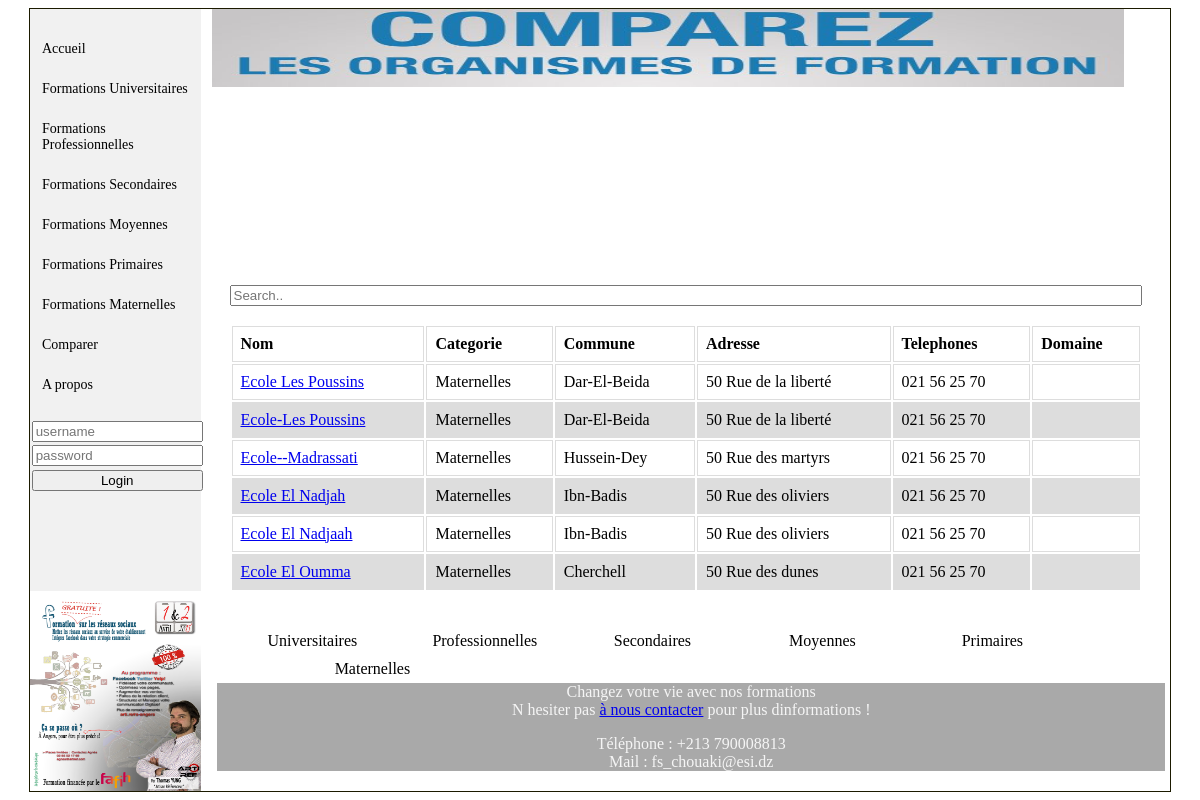
Page /User/Maternelles.php on the committed database.
### tables this page shows
CREATE TABLE IF NOT EXISTS `categorie` (
  `id` int(11) NOT NULL AUTO_INCREMENT,
  `nom` varchar(30) NOT NULL,
  PRIMARY KEY (`id`),
  UNIQUE KEY `nom` (`nom`)
);

CREATE TABLE IF NOT EXISTS `ecole` (
  `id` int(11) NOT NULL AUTO_INCREMENT,
  `nom` varchar(50) NOT NULL,
  `tel` varchar(15) NOT NULL,
  `adresse` varchar(100) NOT NULL,
  `fax` varchar(15) NOT NULL,
  `categorie` int(11) NOT NULL,
  `commune` int(11) NOT NULL,
  `domaine` int(11) DEFAULT NULL,
  `lienAdmin` text,
  `actif` tinyint(4) NOT NULL DEFAULT '1',
  PRIMARY KEY (`id`),
  UNIQUE KEY `nom` (`nom`),
  KEY `categorie` (`categorie`),
  KEY `domaine` (`domaine`),
  KEY `commune` (`commune`)
);

CREATE TABLE IF NOT EXISTS `commune` (
  `id` int(11) NOT NULL AUTO_INCREMENT,
  `nom` varchar(30) NOT NULL,
  `wilaya` int(11) NOT NULL,
  PRIMARY KEY (`id`),
  UNIQUE KEY `nom` (`nom`),
  KEY `wilaya` (`wilaya`)
);

### User/Maternelles.php (called while the page is built)
<?php
require("View/CategorieView.php");
$pageAcceuil = new CategorieView();
$pageAcceuil->afficherHead();
$pageAcceuil->afficherHeader();
$pageAcceuil->afficherMenu();
$pageAcceuil->afficherCorps(6);
$pageAcceuil->afficherPiedDePage();
$pageAcceuil->fermerBody();
?>

### User/Controller/AccueilController.php (called while the page is built)
<?php
require_once ($_SERVER["DOCUMENT_ROOT"]."/ProjetWeb/User/Model/Categorie.php");
require_once ("C:\wamp64\www\ProjetWeb\User\Model\Categorie.php");
class AccueilController
{
    private $categoriesGetter;
    public function __construct()
    {
        $this->categoriesGetter = new Categorie();
    }
    public function getCategories()
    {
        return $this->categoriesGetter->getCategories();
    }
}

### User/Model/Categorie.php (called while the page is built)
<?php
require_once ("bddConnexion.php");
class Categorie
{
    function getCategories()
    {
        $requete = "SELECT * FROM categorie";
        return bddConnexion::execute_query($requete);
    }
}

### User/Model/bddConnexion.php (called while the page is built, shortened)
<?php
class bddConnexion
{
    private static $bdd;
    private static $isConnected = false;
    private static $dbAddress = "mysql:host=localhost;dbname=TDW";
    private static $dbUser = "root";
    private static $dbPassword = "";
    private static function init_connection()
    {
        if(!bddConnexion::$isConnected)
        {
            bddConnexion::$bdd = new PDO(bddConnexion::$dbAddress, bddConnexion::$dbUser, bddConnexion::$dbPassword);
            bddConnexion::$isConnected = true;
        }
    }
    public static function prepare_and_execute_query($requete, $donnees)
    {
        $statement = bddConnexion::$bdd->prepare($requete);
        $statement->execute($donnees);
        return self::fetchAll($statement);
    }
    public static function execute_query($requete)
    {
        return self::prepare_and_execute_query($requete,array());
    }
    private static function fetchAll($resultatRequete)
    {
        if($resultatRequete)
        {
            return $resultatRequete->fetchAll(PDO::FETCH_ASSOC);
        }
        else
        {
            return false;
        }
    }
}

### User/Controller/CategorieController.php (called while the page is built, shortened)
<?php
require_once ($_SERVER["DOCUMENT_ROOT"]."/ProjetWeb/User/Model/Ecole.php");
require_once ($_SERVER["DOCUMENT_ROOT"]."/ProjetWeb/User/Model/Categorie.php");
class CategorieController
{
    public function __construct()
    {
        $this->categoriesGetter = new Ecole();
    }
    public function getEcoles($num)
    {
        return $this->categoriesGetter->getEcoles($num);
    }
}

### User/Model/Ecole.php (called while the page is built)
<?php
require_once ("bddConnexion.php");
class Ecole
{
    function getEcoles($num)
    {
            $requete = "SELECT d.nom as domaine,e.nom as nom, c.nom as categorie, w.nom as wilaya, co.nom as commune, e.adresse, e.tel, e.id FROM ecole e JOIN categorie c on e.categorie = c.id
                        JOIN commune co on co.id = e.commune
                        JOIN wilaya w on w.id = co.wilaya
                        LEFT OUTER JOIN domaine d on d.id = e.domaine
                        WHERE e.categorie =".$num;
        return bddConnexion::execute_query($requete);
    }
}

### User/View/CategorieView.php (the view, shortened to what this page needs)
<?php
require_once ("Controller/CategorieController.php");
require_once ("View/Accueil.php");
class CategorieView extends Accueil
{
    private $controleur;
    public function __construct()
    {
        $this->controleur = new CategorieController();
    }
    public function afficherHead()
    {
        echo '<html>
                <head>
                    <meta charset="utf-8">
                    <meta http-equiv="cache-control" content="no-cache" />
                    <link rel="stylesheet" type="text/css" href="View/Styles/acceuil.css" />
                    <link rel="stylesheet" type="text/css" href="View/Styles/categorie.css" />
                    <script type="text/javascript" src="View/Scripts/sort.js" ></script>
                    <title>Choose Your Formation ! </title>
                </head>
                <body>';
    }
    public function fermerBody()
    {
        echo '
                <script type="text/javascript" src="View/Scripts/jquery-3.3.1.min.js"> </script>
                <script type="text/javascript" src="View/Scripts/search.js"> </script>
                </html>
            ';
    }
    public function afficherCorps($num=null)
    {
        $ecoles = $this->controleur->getEcoles($num);
        $element='<div id="corps">
        <input id="myInput" type="text" placeholder="Search..">
        <br><br>
        <table>
            <thead>
                <tr>
                    <th onclick="sortTable(0)">Nom</th>
                    <th onclick="sortTable(1)">Categorie</th>
                    <th onclick="sortTable(2)">Commune</th>
                    <th onclick="sortTable(3)">Adresse</th>
                    <th onclick="sortTable(4)">Telephones</th>
                    <th onclick="sortTable(5)">Domaine</th>';
        $element.=' </tr>
                    </thead>
                    <tbody id="myTable">';
        foreach ($ecoles as $ecole)
        {
            $element.= ' <tr>
                            <td><a href="../../Tesla" target="_blank">'.$ecole["nom"].'</a></td>
                            <td>'.$ecole["categorie"].'</td>
                            <td>'.$ecole["commune"].'</td>
                            <td>'.$ecole["adresse"].'</td>
                            <td>'.$ecole["tel"].'</td>';
            if($ecole["domaine"]) $element.='<td>'.$ecole["domaine"].'</td>';
            else $element.='<td></td>';
            $element.='</tr>';
        }
        $element.='</tbody> </table> </div>';
        echo $element;
    }
}

### User/View/Accueil.php (shortened to what this page needs)
<?php
require_once ("Controller/AccueilController.php");
class Accueil
{
    private $controleur;
    public function __construct()
    {
        $this->controleur = new AccueilController();
    }
    public function afficherHeader()
    {
        echo "<div id ='head'>";
            $this->afficherLogo();
            $this->afficherDiaporama();
        echo "</div>";
    }
    public function afficherLogo()
    {
        echo '  <div id="entete">
                    <img id="logo" src="View/Images/logo.jpg"/>
                </div>';
    }
    public function afficherDiaporama()
    {
        echo '    <div id="diaporama">
                </div>';
    }
    public function afficherMenu()
    {
        $categoriesEcole = $this->controleur->getCategories();
        $element= '
                <div id="aside" width="100%">
                    <div class="menu">
                        <ul >
                             <li><a href="index.php">Accueil</a></li>';
                            foreach ($categoriesEcole as $categorie)
                            {
                                $element.='
                                <li><a href="'.$categorie["nom"].'">Formations '.$categorie["nom"].'</a> </li>';
                            }
                            $element.=' <li><a href="comparer">Comparer</a></li>
                                        <li><a href="#">A propos</a></li>
                        </ul>
                    </div>
                    <div id="zonePub">
                        <img id ="photo_pub" src="View/Images/publicite.jpg"/>
                    </div>
                ';
        if(!isset($_SESSION["username"]) || empty($_SESSION["username"]))
        {
            $element.="<div id='connexionDiv'>
                            <form id='connexionForm' action='Controller/login.php' method='post'>
                                <input type='text' name='username' placeholder='username' class='connexionInput'>
                                <input type='text' name='password' placeholder='password' class='connexionInput'>
                                <input type='submit' value='Login' class='connexionInput'>
                            </form>
                        </div>";
        }
        else
        {
            $element.="<div id='connexionDiv'>
                            <form id='connexionForm' action='Controller/logout.php' method='post'>
                                <input type='submit' value='logout' class='connexionInput'>
                            </form>
                        </div>";
        }
        $element.='</div>';
        echo $element;
    }
    public function afficherPiedDePage()
    {
        $categoriesEcole = $this->controleur->getCategories();
        echo '
                <div id=\'pied_de_page\'>
                <div id="formationsPiedDePage">
                    <ul >';
                    foreach ($categoriesEcole as $categorie) {
                        echo '<li><a href="'.$categorie["nom"].'">'.$categorie["nom"].'</a> </li>';
                    }
            echo '</ul></div>
            <div id="message_pied_de_page">
                <p>Changez votre vie avec nos formations <br />
                N hesiter pas <a href=\'mailto:fs_chouaki@esi.dz\'>à nous contacter</a> pour plus dinformations !</p>
                Téléphone : +213 790008813 <br />
                Mail : fs_chouaki@esi.dz
            </div>
      </div>';
    }
}

### User/View/Styles/acceuil.css (style rules this page uses)
body { min-height: 700px; width: 95%; margin-left: auto; margin-right: auto; border: 1px solid rgba(27, 26, 0.15,1) ; position: relative; }
#head { position: center; width: 80%; margin-left: 16%; }
#logo { width: 100%; height: 10%; display: block; margin-left: auto; margin-right: auto; }
#diaporama { margin: 0 auto; width: 100%; height: 20%; -webkit-animation-name: diapo; -webkit-animation-duration: 12s; -webkit-animation-timing-function: step-start; -webkit-animation-iteration-count: infinite; }
#aside { position: absolute; top: 0; left:0; width: 15%; height: 100%; background-color: #f1f1f1; font-size: 14px; }
ul { list-style-type : none; }
#aside ul { width: 100%; margin-left: 0; padding-left: 0; }
#aside a { color: black; display: block; padding: 12px; text-decoration: none; }
#connexionDiv { width: 100%; }
.connexionInput { width: 100%; margin: 1%; }
.menu { margin-top: 20px; color: whitesmoke; margin-left: 0; }
#corps { min-height: 340px; margin-top: 2%; position: relative; margin-left: 17.5%; width: 80%; color: whitesmoke; text-align: center; }
#photo_pub { position: absolute; width: 100%; height: 200px; bottom: 0; }
#pied_de_page { margin-left: 16%; padding: 5px; }
#pied_de_page li { position: relative; margin-left: 60px; float: left; }
#pied_de_page li:first-child { margin-left: 0; }
#pied_de_page li a { display:block; float:left; width:100px; color:black; text-decoration:none; text-align:center; padding:5px; }
#message_pied_de_page { clear: left; color: whitesmoke; text-align: center; background-color: darkgrey; }

### User/View/Styles/categorie.css (style rules this page uses)
td, th { border: 1px solid #dddddd; text-align: left; padding: 8px; }
tr:nth-child(even) { background-color: #dddddd; }
table { width: 100%; margin-right: auto; }
#myInput { position: center; width: 100%; margin-top: 2%; }
th { cursor: pointer; }

### rows in the picture
categorie: nom "Universitaires"
categorie: nom "Professionnelles"
categorie: nom "Secondaires"
categorie: nom "Moyennes"
categorie: nom "Primaires"
categorie: nom "Maternelles"
ecole: nom "Ecole Les Poussins", categorie.nom "Maternelles", commune.nom "Dar-El-Beida", adresse "50 Rue de la liberté", tel "021 56 25 70"
ecole: nom "Ecole-Les Poussins", categorie.nom "Maternelles", commune.nom "Dar-El-Beida", adresse "50 Rue de la liberté", tel "021 56 25 70"
ecole: nom "Ecole--Madrassati", categorie.nom "Maternelles", commune.nom "Hussein-Dey", adresse "50 Rue des martyrs", tel "021 56 25 70"
ecole: nom "Ecole El Nadjah", categorie.nom "Maternelles", commune.nom "Ibn-Badis", adresse "50 Rue des oliviers", tel "021 56 25 70"
ecole: nom "Ecole El Nadjaah", categorie.nom "Maternelles", commune.nom "Ibn-Badis", adresse "50 Rue des oliviers", tel "021 56 25 70"
ecole: nom "Ecole El Oumma", categorie.nom "Maternelles", commune.nom "Cherchell", adresse "50 Rue des dunes", tel "021 56 25 70"
